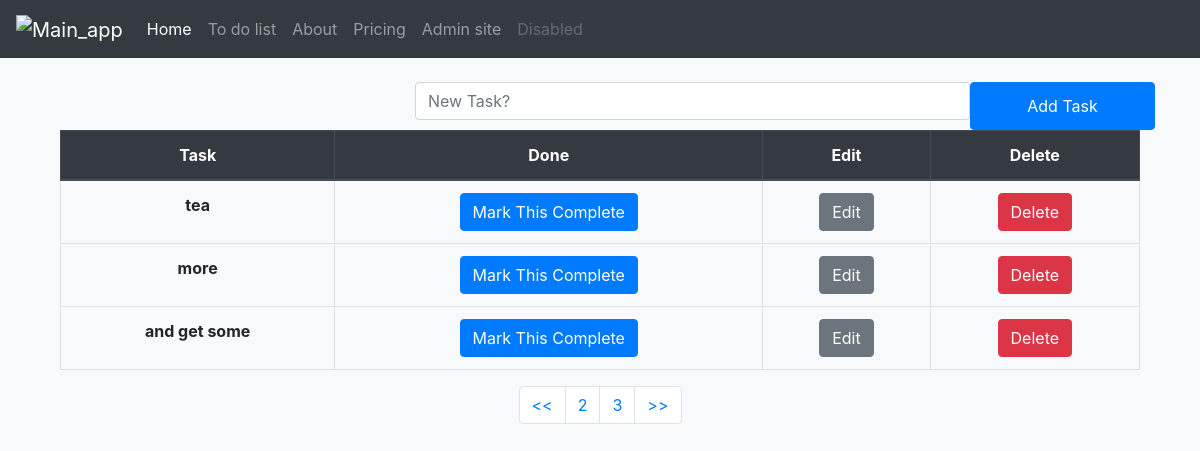
The app's page /Todolist/?pg=3, older data.
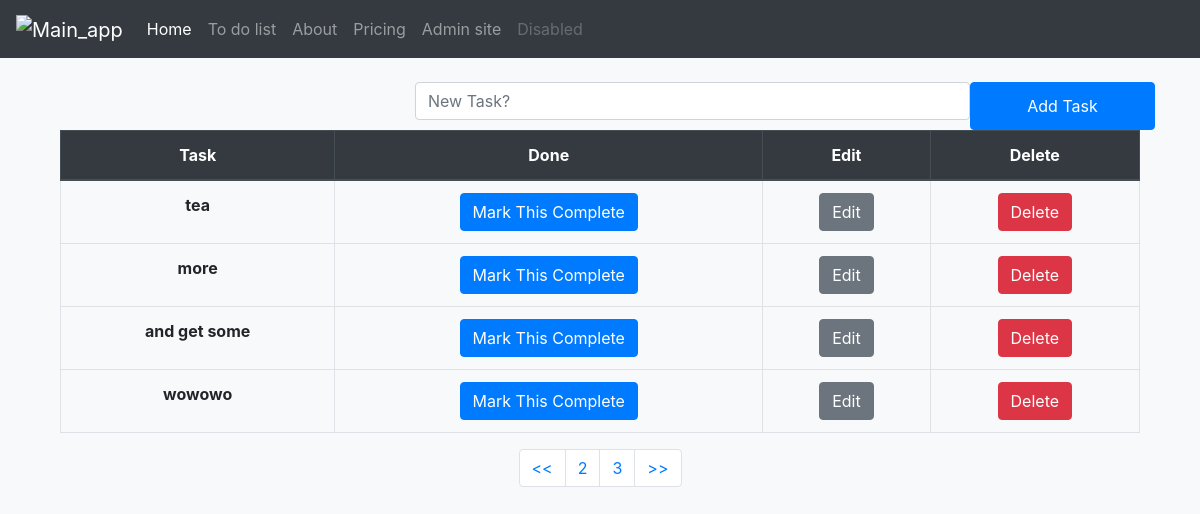
The same page, newer data.
### first_app/models.py (models this page shows, shortened)
class TaskList(models.Model):
    task = models.CharField(max_length=300)
    done = models.BooleanField(default=False)

### first_app/views.py (the view)
# urls.py: path('', views.todolist, name='todolist'),
def todolist(request):
    if request.method == "POST":
        form = TaskForm(request.POST or None)
        if form.is_valid():
            form.save()
        messages.success(request,("New Task Added"))
        return redirect('todolist')
    else:
        all_tasks = TaskList.objects.all()
        paginator = Paginator(all_tasks, 5)
        page = request.GET.get('pg')
        all_tasks = paginator.get_page(page)
    return render(request, 'todolist.html', {'all_tasks':all_tasks})

### first_app/templates/todolist.html (shortened to what this page needs)
{% extends 'base.html' %}
{% block content %}
 <div class = "container">
 <form method="POST" class="row">
  <label class="col-lg-4"></label>
  <input type="text" class="form-control col-lg-6" name="task" placeholder="New Task?">
  <button type="submit" class="btn btn-primary col-lg-2">Add Task</button>
 </form>
    <table class="table table-hover table-bordered text-center">
  <thead class="thead-dark">
    <tr>
      <th scope="col">Task</th>
      <th scope="col">Done</th>
      <th scope="col">Edit</th>
      <th scope="col">Delete</th>
    </tr>
  </thead>
  <tbody>
  {% if all_tasks %}
   {% for obj in all_tasks %}
    {% if obj.done %}
        <tr class="table-success">
          <th>{{ obj.task}}</th>
          <td><a href="{% url 'pending_task' obj.id %}"><button type="button" class="btn btn-secondary">Mark This Pending</button></a></td>
          <td><a href="{% url 'edit_task' obj.id %}"><button type="button" class="btn btn-secondary">Edit</button></a></td>
          <td><a href="{% url 'delete_task' obj.id %}"><button type="button" class="btn btn-danger">Delete</button></a></td>
        </tr>
    {% else %}
        <tr>
          <th>{{ obj.task}}</th>
          <td><a href="{% url 'complete_task' obj.id %}"><button type="button" class="btn btn-primary">Mark This Complete</button></a></td>
          <td><a href="{% url 'edit_task' obj.id %}"><button type="button" class="btn btn-secondary">Edit</button></a></td>
          <td><a href="{% url 'delete_task' obj.id %}"><button type="button" class="btn btn-danger">Delete</button></a></td>
        </tr>
    {% endif %}
   {% endfor %}
  {% endif %}
   </tbody>
  </table>
  <nav aria-label="Page navigation example">
  <ul class="pagination justify-content-center">
    <li class="page-item"><a class="page-link" href="?pg=1"><<</a></li>
    {% if all_tasks.has_previous %}
      <li class="page-item"><a class="page-link" href="?pg={{ all_tasks.previous_page_number }}">{{ all_tasks.previous_page_number }}</a></li>
    {% endif %}
    <li class="page-item"><a class="page-link" href="?pg={{ all_tasks.number }}">{{ all_tasks.number }}</a></li>
    <li class="page-item"><a class="page-link" href="?pg={{ all_tasks.paginator.num_pages }}">>></a></li>
  </ul>
</nav>
 </div>
{% endblock content %}

Row changes from the older to the newer data that the page shows:
added TaskList: task "wowowo"
